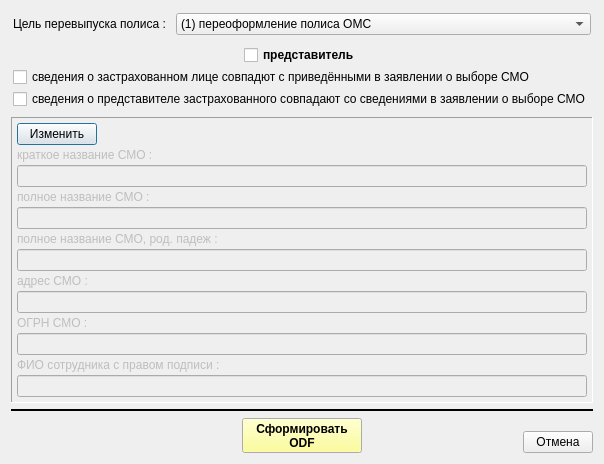
<?xml version="1.0" encoding="UTF-8"?>
<ui version="4.0">
 <class>print_db_pol_wnd</class>
 <widget class="QDialog" name="print_db_pol_wnd">
  <property name="geometry">
   <rect>
    <x>0</x>
    <y>0</y>
    <width>552</width>
    <height>457</height>
   </rect>
  </property>
  <property name="windowTitle">
   <string>Печать заявления на выпуск дубликата полиса</string>
  </property>
  <layout class="QVBoxLayout" name="verticalLayout_2" stretch="0,0,0,0,0,0">
   <item>
    <layout class="QHBoxLayout" name="horizontalLayout_2" stretch="0,1">
     <property name="leftMargin">
      <number>2</number>
     </property>
     <property name="topMargin">
      <number>2</number>
     </property>
     <property name="rightMargin">
      <number>2</number>
     </property>
     <property name="bottomMargin">
      <number>2</number>
     </property>
     <item>
      <widget class="QLabel" name="label">
       <property name="text">
        <string>Цель перевыпуска полиса : </string>
       </property>
      </widget>
     </item>
     <item>
      <widget class="QComboBox" name="combo_rdbl">
       <item>
        <property name="text">
         <string>(1) переоформление полиса ОМС</string>
        </property>
       </item>
       <item>
        <property name="text">
         <string>(2) выпуск дубликата полиса ОМС</string>
        </property>
       </item>
      </widget>
     </item>
    </layout>
   </item>
   <item>
    <layout class="QGridLayout" name="gridLayout">
     <property name="leftMargin">
      <number>2</number>
     </property>
     <property name="topMargin">
      <number>2</number>
     </property>
     <property name="rightMargin">
      <number>2</number>
     </property>
     <property name="bottomMargin">
      <number>2</number>
     </property>
     <property name="verticalSpacing">
      <number>2</number>
     </property>
     <item row="3" column="0" colspan="3">
      <widget class="QCheckBox" name="ch_reply_data_2">
       <property name="enabled">
        <bool>true</bool>
       </property>
       <property name="font">
        <font>
         <weight>50</weight>
         <bold>false</bold>
        </font>
       </property>
       <property name="text">
        <string>сведения о представителе застрахованного совпадают со сведениями в заявлении о выборе СМО</string>
       </property>
      </widget>
     </item>
     <item row="0" column="2">
      <spacer name="horizontalSpacer_4">
       <property name="orientation">
        <enum>Qt::Horizontal</enum>
       </property>
       <property name="sizeHint" stdset="0">
        <size>
         <width>40</width>
         <height>20</height>
        </size>
       </property>
      </spacer>
     </item>
     <item row="0" column="0">
      <spacer name="horizontalSpacer_3">
       <property name="orientation">
        <enum>Qt::Horizontal</enum>
       </property>
       <property name="sizeHint" stdset="0">
        <size>
         <width>40</width>
         <height>20</height>
        </size>
       </property>
      </spacer>
     </item>
     <item row="0" column="1">
      <widget class="QCheckBox" name="ch_rep">
       <property name="enabled">
        <bool>true</bool>
       </property>
       <property name="font">
        <font>
         <weight>75</weight>
         <bold>true</bold>
        </font>
       </property>
       <property name="text">
        <string>представитель</string>
       </property>
      </widget>
     </item>
     <item row="2" column="0" colspan="3">
      <widget class="QCheckBox" name="ch_reply_data">
       <property name="enabled">
        <bool>true</bool>
       </property>
       <property name="font">
        <font>
         <weight>50</weight>
         <bold>false</bold>
        </font>
       </property>
       <property name="text">
        <string>сведения о застрахованном лице совпадют с приведёнными в заявлении о выборе СМО</string>
       </property>
      </widget>
     </item>
    </layout>
   </item>
   <item>
    <widget class="QFrame" name="frame">
     <property name="enabled">
      <bool>true</bool>
     </property>
     <property name="frameShape">
      <enum>QFrame::Panel</enum>
     </property>
     <property name="frameShadow">
      <enum>QFrame::Sunken</enum>
     </property>
     <layout class="QVBoxLayout" name="verticalLayout">
      <property name="spacing">
       <number>3</number>
      </property>
      <property name="leftMargin">
       <number>5</number>
      </property>
      <property name="topMargin">
       <number>5</number>
      </property>
      <property name="rightMargin">
       <number>5</number>
      </property>
      <property name="bottomMargin">
       <number>5</number>
      </property>
      <item>
       <layout class="QHBoxLayout" name="horizontalLayout_3" stretch="0,0">
        <property name="spacing">
         <number>2</number>
        </property>
        <item>
         <widget class="QPushButton" name="bn_edit">
          <property name="text">
           <string>Изменить</string>
          </property>
          <property name="icon">
           <iconset resource="_inko_pol2_res.qrc">
            <normaloff>:/change.bmp</normaloff>:/change.bmp</iconset>
          </property>
          <property name="checkable">
           <bool>true</bool>
          </property>
         </widget>
        </item>
        <item>
         <spacer name="horizontalSpacer_7">
          <property name="orientation">
           <enum>Qt::Horizontal</enum>
          </property>
          <property name="sizeHint" stdset="0">
           <size>
            <width>40</width>
            <height>20</height>
           </size>
          </property>
         </spacer>
        </item>
       </layout>
      </item>
      <item>
       <widget class="QLabel" name="lab_smo_name">
        <property name="enabled">
         <bool>false</bool>
        </property>
        <property name="minimumSize">
         <size>
          <width>150</width>
          <height>0</height>
         </size>
        </property>
        <property name="text">
         <string>краткое название СМО : </string>
        </property>
        <property name="alignment">
         <set>Qt::AlignLeading|Qt::AlignLeft|Qt::AlignVCenter</set>
        </property>
       </widget>
      </item>
      <item>
       <widget class="QLineEdit" name="ln_smo_name">
        <property name="enabled">
         <bool>false</bool>
        </property>
        <property name="readOnly">
         <bool>false</bool>
        </property>
       </widget>
      </item>
      <item>
       <widget class="QLabel" name="lab_smo_name_full">
        <property name="enabled">
         <bool>false</bool>
        </property>
        <property name="minimumSize">
         <size>
          <width>150</width>
          <height>0</height>
         </size>
        </property>
        <property name="text">
         <string>полное название СМО : </string>
        </property>
        <property name="alignment">
         <set>Qt::AlignLeading|Qt::AlignLeft|Qt::AlignVCenter</set>
        </property>
       </widget>
      </item>
      <item>
       <widget class="QLineEdit" name="ln_smo_name_full">
        <property name="enabled">
         <bool>false</bool>
        </property>
        <property name="readOnly">
         <bool>false</bool>
        </property>
       </widget>
      </item>
      <item>
       <widget class="QLabel" name="lab_smo_name_full_rp">
        <property name="enabled">
         <bool>false</bool>
        </property>
        <property name="minimumSize">
         <size>
          <width>150</width>
          <height>0</height>
         </size>
        </property>
        <property name="text">
         <string>полное название СМО, род. падеж : </string>
        </property>
        <property name="alignment">
         <set>Qt::AlignLeading|Qt::AlignLeft|Qt::AlignVCenter</set>
        </property>
       </widget>
      </item>
      <item>
       <widget class="QLineEdit" name="ln_smo_name_full_rp">
        <property name="enabled">
         <bool>false</bool>
        </property>
        <property name="readOnly">
         <bool>false</bool>
        </property>
       </widget>
      </item>
      <item>
       <widget class="QLabel" name="lab_smo_address">
        <property name="enabled">
         <bool>false</bool>
        </property>
        <property name="minimumSize">
         <size>
          <width>150</width>
          <height>0</height>
         </size>
        </property>
        <property name="text">
         <string>адрес СМО : </string>
        </property>
        <property name="alignment">
         <set>Qt::AlignLeading|Qt::AlignLeft|Qt::AlignVCenter</set>
        </property>
       </widget>
      </item>
      <item>
       <widget class="QLineEdit" name="ln_smo_address">
        <property name="enabled">
         <bool>false</bool>
        </property>
        <property name="readOnly">
         <bool>false</bool>
        </property>
       </widget>
      </item>
      <item>
       <widget class="QLabel" name="lab_smo_ogrn">
        <property name="enabled">
         <bool>false</bool>
        </property>
        <property name="minimumSize">
         <size>
          <width>150</width>
          <height>0</height>
         </size>
        </property>
        <property name="text">
         <string>ОГРН СМО : </string>
        </property>
        <property name="alignment">
         <set>Qt::AlignLeading|Qt::AlignLeft|Qt::AlignVCenter</set>
        </property>
       </widget>
      </item>
      <item>
       <widget class="QLineEdit" name="ln_smo_ogrn">
        <property name="enabled">
         <bool>false</bool>
        </property>
        <property name="readOnly">
         <bool>false</bool>
        </property>
       </widget>
      </item>
      <item>
       <widget class="QLabel" name="lab_signer">
        <property name="enabled">
         <bool>false</bool>
        </property>
        <property name="minimumSize">
         <size>
          <width>150</width>
          <height>0</height>
         </size>
        </property>
        <property name="text">
         <string>ФИО сотрудника с правом подписи : </string>
        </property>
        <property name="alignment">
         <set>Qt::AlignLeading|Qt::AlignLeft|Qt::AlignVCenter</set>
        </property>
       </widget>
      </item>
      <item>
       <widget class="QLineEdit" name="ln_signer">
        <property name="enabled">
         <bool>false</bool>
        </property>
        <property name="readOnly">
         <bool>false</bool>
        </property>
       </widget>
      </item>
     </layout>
    </widget>
   </item>
   <item>
    <spacer name="verticalSpacer">
     <property name="orientation">
      <enum>Qt::Vertical</enum>
     </property>
     <property name="sizeHint" stdset="0">
      <size>
       <width>20</width>
       <height>40</height>
      </size>
     </property>
    </spacer>
   </item>
   <item>
    <widget class="Line" name="line">
     <property name="frameShadow">
      <enum>QFrame::Plain</enum>
     </property>
     <property name="lineWidth">
      <number>2</number>
     </property>
     <property name="orientation">
      <enum>Qt::Horizontal</enum>
     </property>
    </widget>
   </item>
   <item>
    <layout class="QHBoxLayout" name="horizontalLayout">
     <item>
      <widget class="QFrame" name="frame">
       <property name="minimumSize">
        <size>
         <width>70</width>
         <height>0</height>
        </size>
       </property>
       <property name="maximumSize">
        <size>
         <width>70</width>
         <height>16777215</height>
        </size>
       </property>
       <property name="frameShape">
        <enum>QFrame::NoFrame</enum>
       </property>
       <property name="frameShadow">
        <enum>QFrame::Plain</enum>
       </property>
      </widget>
     </item>
     <item>
      <spacer name="horizontalSpacer_2">
       <property name="orientation">
        <enum>Qt::Horizontal</enum>
       </property>
       <property name="sizeHint" stdset="0">
        <size>
         <width>40</width>
         <height>20</height>
        </size>
       </property>
      </spacer>
     </item>
     <item>
      <widget class="QPushButton" name="bn_print">
       <property name="minimumSize">
        <size>
         <width>120</width>
         <height>35</height>
        </size>
       </property>
       <property name="palette">
        <palette>
         <active>
          <colorrole role="Button">
           <brush brushstyle="SolidPattern">
            <color alpha="255">
             <red>255</red>
             <green>255</green>
             <blue>127</blue>
            </color>
           </brush>
          </colorrole>
         </active>
         <inactive>
          <colorrole role="Button">
           <brush brushstyle="SolidPattern">
            <color alpha="255">
             <red>255</red>
             <green>255</green>
             <blue>127</blue>
            </color>
           </brush>
          </colorrole>
         </inactive>
         <disabled>
          <colorrole role="Button">
           <brush brushstyle="SolidPattern">
            <color alpha="255">
             <red>255</red>
             <green>255</green>
             <blue>127</blue>
            </color>
           </brush>
          </colorrole>
         </disabled>
        </palette>
       </property>
       <property name="font">
        <font>
         <weight>75</weight>
         <bold>true</bold>
        </font>
       </property>
       <property name="text">
        <string>Сформировать 
ODF</string>
       </property>
      </widget>
     </item>
     <item>
      <spacer name="horizontalSpacer">
       <property name="orientation">
        <enum>Qt::Horizontal</enum>
       </property>
       <property name="sizeHint" stdset="0">
        <size>
         <width>40</width>
         <height>20</height>
        </size>
       </property>
      </spacer>
     </item>
     <item>
      <layout class="QVBoxLayout" name="verticalLayout_3">
       <property name="spacing">
        <number>0</number>
       </property>
       <property name="leftMargin">
        <number>0</number>
       </property>
       <property name="topMargin">
        <number>0</number>
       </property>
       <property name="rightMargin">
        <number>0</number>
       </property>
       <property name="bottomMargin">
        <number>0</number>
       </property>
       <item>
        <spacer name="verticalSpacer_2">
         <property name="orientation">
          <enum>Qt::Vertical</enum>
         </property>
         <property name="sizeHint" stdset="0">
          <size>
           <width>5</width>
           <height>5</height>
          </size>
         </property>
        </spacer>
       </item>
       <item>
        <widget class="QPushButton" name="bn_cansel">
         <property name="minimumSize">
          <size>
           <width>70</width>
           <height>0</height>
          </size>
         </property>
         <property name="maximumSize">
          <size>
           <width>70</width>
           <height>16777215</height>
          </size>
         </property>
         <property name="text">
          <string>Отмена</string>
         </property>
        </widget>
       </item>
      </layout>
     </item>
    </layout>
   </item>
  </layout>
 </widget>
 <resources>
  <include location="_inko_pol2_res.qrc"/>
 </resources>
 <connections/>
</ui>
